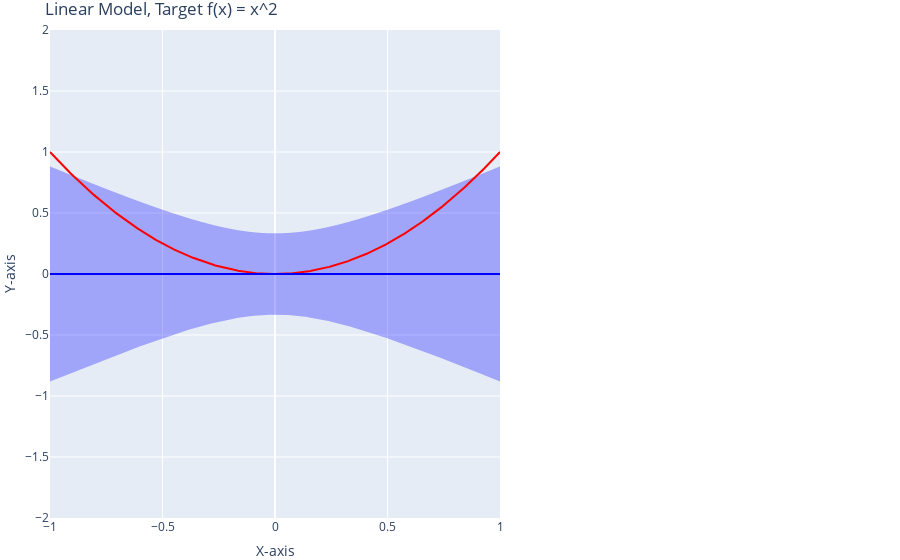

The notebook cell this image was saved under:
### Code cell
g_bar_vec = np.vectorize(sympy.lambdify([x], g_bar, "numpy"))
var_vec = np.vectorize(sympy.lambdify([x], var, "numpy"))

# Sample data for the x-axis
x_vals = np.linspace(-1, 1, 1000)

# Sample data for the upper and lower bounds of the filled area
upper_bound = g_bar_vec(x_vals) + np.sqrt(var_vec(x_vals))
lower_bound = g_bar_vec(x_vals) - np.sqrt(var_vec(x_vals))

# Create the area graph using Plotly
fig = go.Figure()

# Add the filled area trace
fig.add_trace(go.Scatter(x=x_vals, y=upper_bound, mode='lines', line=dict(color='rgba(0, 0, 255, 0)'), name='Upper Bound'))
fig.add_trace(go.Scatter(x=x_vals, y=lower_bound, mode='lines', line=dict(color='rgba(0, 0, 255, 0)'), name='Lower Bound'))
fig.add_trace(go.Scatter(x=x_vals, y=upper_bound, fill='tonexty', mode='none', fillcolor='rgba(0, 0, 255, 0.3)', name='Area'))

# Add the function line
fig.add_trace(go.Scatter(x=x_vals, y=x_vals**2, mode='lines', line=dict(color='rgba(255, 0, 0, 1)'), name='Target Function'))
fig.add_trace(go.Scatter(x=x_vals, y=g_bar_vec(x_vals), mode='lines', line=dict(color='rgba(0, 0, 255, 1)'), name='g_bar'))


# Customize layout
fig.update_layout(title='Linear Model, Target f(x) = x^2',
                  xaxis_title='X-axis',
                  yaxis_title='Y-axis',
                  legend=dict(x=0, y=1),
                  showlegend=False,
                  yaxis_range=[-2,2],
                  margin=go.layout.Margin(
                  l=0, #left margin
                  r=400, #right margin
                  b=0, #bottom margin
                  t=30, #top margin
                ))

# Show the plot
fig.show()

### Figure 1 — Plotly figure (JSON) as saved in the notebook; plotly's stock layout.template omitted (floating-point values rounded to 4 significant figures; data arrays with more than 128 entries replaced by an {"elided": "..."} marker saying what was removed)
{"data": [{"line": {"color": "rgba(0, 0, 255, 0)"}, "mode": "lines", "name": "Upper Bound", "type": "scatter", "x": {"elided": "1000 float values"}, "y": {"elided": "1000 float values"}}, {"line": {"color": "rgba(0, 0, 255, 0)"}, "mode": "lines", "name": "Lower Bound", "type": "scatter", "x": {"elided": "1000 float values"}, "y": {"elided": "1000 float values"}}, {"fill": "tonexty", "fillcolor": "rgba(0, 0, 255, 0.3)", "mode": "none", "name": "Area", "type": "scatter", "x": {"elided": "1000 float values"}, "y": {"elided": "1000 float values"}}, {"line": {"color": "rgba(255, 0, 0, 1)"}, "mode": "lines", "name": "Target Function", "type": "scatter", "x": {"elided": "1000 float values"}, "y": {"elided": "1000 float values"}}, {"line": {"color": "rgba(0, 0, 255, 1)"}, "mode": "lines", "name": "g_bar", "type": "scatter", "x": {"elided": "1000 float values"}, "y": {"elided": "1000 int values"}}], "layout": {"legend": {"x": 0, "y": 1}, "margin": {"b": 0, "l": 0, "r": 400, "t": 30}, "showlegend": false, "title": {"text": "Linear Model, Target f(x) = x^2"}, "xaxis": {"title": {"text": "X-axis"}}, "yaxis": {"range": [-2, 2], "title": {"text": "Y-axis"}}}}
